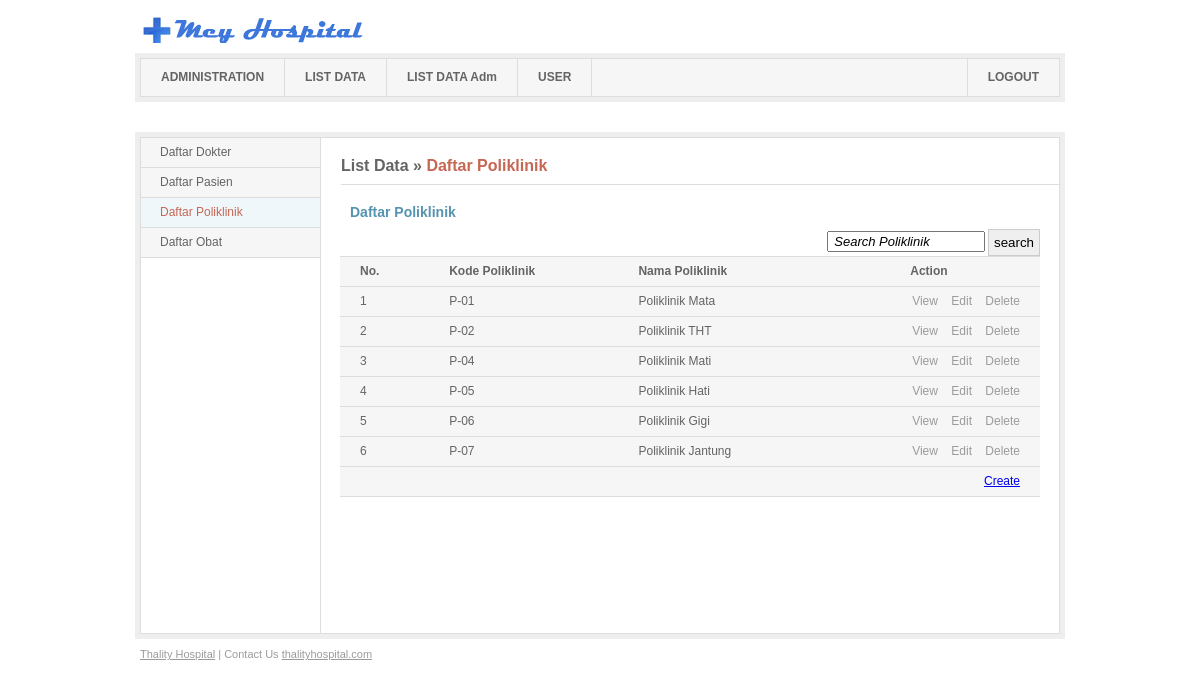
Screenshot of /administrator/index.php?menu=poliklinik (signed in) with the database file from the repository.
### tables this page shows
CREATE TABLE IF NOT EXISTS `poliklinik` (
  `kodePlk` varchar(5) NOT NULL,
  `namaPlk` varchar(50) NOT NULL,
  PRIMARY KEY (`kodePlk`)
);

### administrator/listdata/poliklinik.php (the view, shortened to what this page needs)
<div id="sidebar">
                	<ul class="sideNav">
                    	<li><a href="index.php?menu=dokter">Daftar Dokter</a></li>
                    	<li><a href="index.php?menu=pasien">Daftar Pasien</a></li>
                    	<li><a href="index.php?menu=poliklinik" class="active">Daftar Poliklinik</a></li>
                    	<li><a href="index.php?menu=obat">Daftar Obat</a></li>
                    </ul>
                </div>
<h2><a href="index.php?menu=listdata">List Data</a> &raquo; <a href="index.php?menu=poliklinik" class="active">Daftar Poliklinik</a></h2>
                <div id="main">
				<?php
$query  = "SELECT * FROM poliklinik ";
$perHal=20;
$awal=(((isset($_GET['hal'])?$_GET['hal']:1)-1)*$perHal);
$query.="order by kodePlk asc LIMIT $awal,$perHal   ";
$query=mysql_query($query);
?>
<h3>Daftar Poliklinik</h3>
<form action="index.php?menu=poliklinik" method="post">
	<div width="300" align="right" cellpadding="0" cellspacing="0" border="0" style="border:0px;">
	<tr>
	<td> <input type="text" name="cari" value=" Search Poliklinik" class="search-form"  onBlur="javascript:if(this.value==''){this.value=this.defaultValue;}" onFocus="javascript:if(this.value==this.defaultValue){this.value='';}"  /></td>
	<td><input type="submit" name="submit" value="search" style="border: 1px solid #ccc; padding:5px; vertical-align:middle;" />
	</td>
	</tr>
	</div>
	</form>
                	<form action="" class="jNice">
                    	<table cellpadding="0" cellspacing="0">
							<tr>
								<td><b>No.</b></td>
                                <td><b>Kode Poliklinik</b></td>
                                <td><b>Nama Poliklinik</b></td>
								<td align=center><b>Action</b></td>
                            </tr>
							<?
							$no=1;
							while($data = mysql_fetch_array($query)){
								?>
								<tr <?php if ($no % 2 == 1) {  }else { echo 'class=alternate-row'; } ?> >
								<?
										echo "<td>$no</td>";
										echo "<td>$data[kodePlk]</td>";
										echo "<td>$data[namaPlk]</td>";
                                echo "<td class=\"action\"><a href=\"index.php?menu=detailPlk&kodePlk=$data[kodePlk]\" class=\"view\">View</a>
														   <a href=\"index.php?menu=editPlk&kodePlk=$data[kodePlk]\" class=\"edit\">Edit</a>
														   <a href=\"index.php?menu=deletePlk&kodePlk=$data[kodePlk]\" onclick=\"return confirm('Anda yakin akan menghapus Data ini?')\" class=\"delete\">Delete</a>
														   </td>
                            </tr>";
							$no++;
						}
						?>
							<tr>
							<td colspan=4 align=right><a href="index.php?menu=tambahplk">Create</a></td>
							</tr>
                        </table>
			<div align="right" id="pag" class="pagination" style="height:100px;">
		?></div>
                    </form>
					<br>
					<br>
                </div>

### administrator/index.php (shortened to what this page needs)
<?php
if(!isset($_SESSION['id_user'])){
header("Location:../index.php");
}else {
?>
<!DOCTYPE html PUBLIC "-//W3C//DTD XHTML 1.0 Transitional//EN" "http://www.w3.org/TR/xhtml1/DTD/xhtml1-transitional.dtd">
<html xmlns="http://www.w3.org/1999/xhtml">
<head>
<link href="../style/css/transdmin.css" rel="stylesheet" type="text/css" media="screen" />
</head>
<body>
	<div id="wrapper">
    	<h1><a href="#"><span>Thality Hospital</span></a></h1>
        <?php
		include "header.php";
		?>
        <div id="containerHolder">
			<div id="container">
        		<?php
if($_GET['menu']==""){
include"administrasi/content.php";
}elseif($_GET['menu']=="pembayaran"){
include"administrasi/pembayaran.php";
}elseif($_GET['menu']=="pendaftaran"){
include"administrasi/pendaftaran.php";
}elseif($_GET['menu']=="detailResep"){
include"administrasi/detailresep.php";
}elseif($_GET['menu']=="resep"){
include"administrasi/resep.php";
}elseif($_GET['menu']=="listdata"){
include"listdata/content.php";
}elseif($_GET['menu']=="dokter"){
include"listdata/dokter.php";
}elseif($_GET['menu']=="tambahDkt"){
include"listdata/tambahDkt.php";
}elseif($_GET['menu']=="detailDkt"){
include"listdata/detaildkt.php";
}elseif($_GET['menu']=="deleteDkt"){
include"listdata/deletedkt.php";
}elseif($_GET['menu']=="editDkt"){
include"listdata/editdkt.php";
}elseif($_GET['menu']=="pasien"){
include"listdata/pasien.php";
}elseif($_GET['menu']=="tambahPsn"){
include"listdata/tambahpsn.php";
}elseif($_GET['menu']=="editPsn"){
include"listdata/editPsn.php";
}elseif($_GET['menu']=="deletePsn"){
include"listdata/deletepsn.php";
}elseif($_GET['menu']=="detailPsn"){
include"listdata/detailpsn.php";
}elseif($_GET['menu']=="poliklinik"){
include"listdata/poliklinik.php";
}elseif($_GET['menu']=="tambahplk"){
include"listdata/tambahplk.php";
}elseif($_GET['menu']=="detailPlk"){
include"listdata/detailplk.php";
}elseif($_GET['menu']=="editPlk"){
include"listdata/editplk.php";
}elseif($_GET['menu']=="deletePlk"){
include"listdata/deleteplk.php";
}elseif($_GET['menu']=="obat"){
include"listdata/obat.php";
}elseif($_GET['menu']=="tambahObt"){
include"listdata/tambahobt.php";
}elseif($_GET['menu']=="editObt"){
include"listdata/editobt.php";
}elseif($_GET['menu']=="detailObt"){
include"listdata/detailobt.php";
}elseif($_GET['menu']=="deleteObt"){
include"listdata/deleteobt.php";
}elseif($_GET['menu']=="listdataadm"){
include"listdataadm/content.php";
}elseif($_GET['menu']=="lpendaftaran"){
include"listdataadm/lpendaftaran.php";
}elseif($_GET['menu']=="tambahDft"){
include"listdataadm/tambahDft.php";
}elseif($_GET['menu']=="detailDft"){
include"listdataadm/detailDft.php";
}elseif($_GET['menu']=="deleteDft"){
include"listdataadm/deleteDft.php";
}elseif($_GET['menu']=="editDft"){
include"listdataadm/editDft.php";
}elseif($_GET['menu']=="lpembayaran"){
include"listdataadm/lpembayaran.php";
}elseif($_GET['menu']=="tambahByr"){
include"listdataadm/tambahByr.php";
}elseif($_GET['menu']=="editByr"){
include"listdataadm/editByr.php";
}elseif($_GET['menu']=="deleteByr"){
include"listdataadm/deleteByr.php";
}elseif($_GET['menu']=="detailByr"){
include"listdataadm/detailByr.php";
}elseif($_GET['menu']=="lresep"){
include"listdataadm/lresep.php";
}elseif($_GET['menu']=="tambahRsp"){
include"listdataadm/tambahRsp.php";
}elseif($_GET['menu']=="detailRsp"){
include"listdataadm/detailRsp.php";
}elseif($_GET['menu']=="editRsp"){
include"listdataadm/editRsp.php";
}elseif($_GET['menu']=="deleteRsp"){
include"listdataadm/deleteRsp.php";
}elseif($_GET['menu']=="ldetailResep"){
include"listdataadm/ldetailResep.php";
}elseif($_GET['menu']=="tambahDt"){
include"listdataadm/tambahDt.php";
}elseif($_GET['menu']=="editDt"){
include"listdataadm/editDt.php";
}elseif($_GET['menu']=="detailDt"){
include"listdataadm/detailDt.php";
}elseif($_GET['menu']=="deleteDt"){
include"listdataadm/deleteDt.php";
}elseif($_GET['menu']=="change"){
include"user/change.php";
}elseif($_GET['menu']=="editUser"){
include"user/edituser.php";
}elseif($_GET['menu']=="detailUser"){
include"user/detailuser.php";
}elseif($_GET['menu']=="resetUser"){
include"user/resetuser.php";
}elseif($_GET['menu']=="logout"){
include"logout.php";
}
				?>
            </div>
        </div>
        <p id="footer"><a href="#">Thality Hospital</a> | Contact Us <a href="#"> thalityhospital.com </a></p>
    </div>
</body>
</html>
<?
}
?>

### administrator/header.php
     <ul id="mainNav">
<li><a href="index.php">ADMINISTRATION</a></li>
     	<li><a href="index.php?menu=listdata">LIST DATA</a></li>
     	<li><a href="index.php?menu=listdataadm">LIST DATA Adm</a></li>
     	<li><a href="index.php?menu=detailUser">USER</a></li>
     	<li class="logout"><a href="index.php?menu=logout">LOGOUT</a></li>
     </ul>

### style/css/layout.css (style rules this page uses)
body { background: white; font-family: Arial, Helvetica, sans-serif; font-size: 12px; color: #646464; text-align: center; }
#wrapper { text-align: left; width: 930px; margin: 0 auto; }
h1 { margin: 15px 0 10px 5px; width: 225px; height: 28px; background: url(../img/logo.png) no-repeat left top; }
h1 a { display: block; width: 225px; height: 28px; }
#mainNav { width: 918px; height: 37px; padding: 6px; margin: 0 0 30px 0; background: url(../img/top-menu-bg.gif) no-repeat left top; }
#mainNav li { float: left; height: 37px; border-right: 1px solid #ddd; }
#mainNav li a { display: block; float: left; height: 37px; font-weight: bold; line-height: 37px; text-decoration: none; color: #646464; padding: 0 20px; }
#mainNav li.logout { float: right; border-left: 1px solid #ddd; border-right: none; }
#containerHolder { background: #eee; padding: 5px; }
#container { background: #fff url(../img/content.gif) repeat-y left top; border: 1px solid #ddd; width: 918px; }
#sidebar { width: 179px; float: left; }
#sidebar .sideNav { width: 179px; }
#sidebar .sideNav li { border-bottom: 1px solid #ddd; width: 179px; }
#sidebar .sideNav li a { display: block; color: #646464; background: #f6f6f6; text-decoration: none; height: 29px; line-height: 29px; padding: 0 19px; width: 141px; }
#sidebar .sideNav li a.active, #sidebar .sideNav li a.active:hover { background: #f0f7fa; color: #c66653; }
h2 { width: 718px; float: right; color: #646464; font-size: 16px; line-height: 16px; font-weight: bold; margin: 20px 0 0 0; padding: 0 0 10px 0; border-bottom: 1px solid #ddd; }
h2 a { color: #646464; text-decoration: none; }
h2 a.active { color: #c66653; }
#main { width: 700px; float: right; padding: 0 19px 0 0; }
h3 { font-size: 14px; line-height: 14px; font-weight: bold; color: #5494af; padding: 0 0 0 10px; margin: 20px 0 10px; }
#main table { border-top: 1px solid #ddd; width: 700px; }
#main table tr td { background: #f6f6f6; padding: 0px 20px; height: 29px; line-height: 29px; border-bottom: 1px solid #ddd; }
#main table .action { text-align: right; padding: 0 20px 0 10px; }
#main table tr .action a { margin: 0 0 0 10px; text-decoration: none; color: #9b9b9b; }
#footer { margin: 10px 0 30px 0; font-size: 11px; line-height: 11px; color: #9B9B9B; padding: 0 0 0 5px; }
#footer a { color: #9B9B9B; }
div.pagination { padding: 3px; margin: 3px; }

### style/css/jNice.css (style rules this page uses)
.search-form { width: 150px; font-size: 13px; font-style:italic; }

### rows the page displays
poliklinik: kodePlk "P-01", namaPlk "Poliklinik Mata"
poliklinik: kodePlk "P-02", namaPlk "Poliklinik THT"
poliklinik: kodePlk "P-04", namaPlk "Poliklinik Mati"
poliklinik: kodePlk "P-05", namaPlk "Poliklinik Hati"
poliklinik: kodePlk "P-06", namaPlk "Poliklinik Gigi"
poliklinik: kodePlk "P-07", namaPlk "Poliklinik Jantung"
